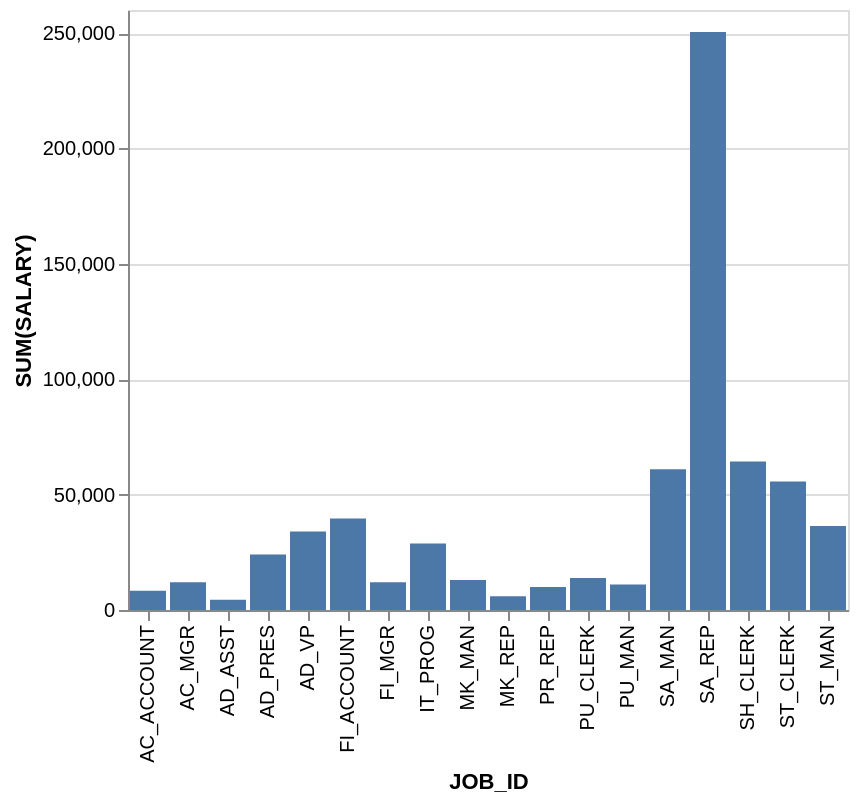

Source (Vega-Lite JSON):
### Vega-Lite specification from a JSON file in a GitHub repository (floating-point values rounded to 4 significant figures)
{"data": {"values": [{"x_data": "AC_ACCOUNT", "y_data": 8300}, {"x_data": "AC_MGR", "y_data": 12000}, {"x_data": "AD_ASST", "y_data": 4400}, {"x_data": "AD_PRES", "y_data": 24000}, {"x_data": "AD_VP", "y_data": 34000}, {"x_data": "FI_ACCOUNT", "y_data": 39600}, {"x_data": "FI_MGR", "y_data": 12000}, {"x_data": "IT_PROG", "y_data": 28800}, {"x_data": "MK_MAN", "y_data": 13000}, {"x_data": "MK_REP", "y_data": 6000}, {"x_data": "PR_REP", "y_data": 10000}, {"x_data": "PU_CLERK", "y_data": 13900}, {"x_data": "PU_MAN", "y_data": 11000}, {"x_data": "SA_MAN", "y_data": 61000}, {"x_data": "SA_REP", "y_data": 250500}, {"x_data": "SH_CLERK", "y_data": 64300}, {"x_data": "ST_CLERK", "y_data": 55700}, {"x_data": "ST_MAN", "y_data": 36400}]}, "mark": "bar", "encoding": {"x": {"field": "x_data", "type": "nominal", "title": "JOB_ID", "sort": "ascending"}, "y": {"field": "y_data", "type": "quantitative", "title": "SUM(SALARY)"}}}
